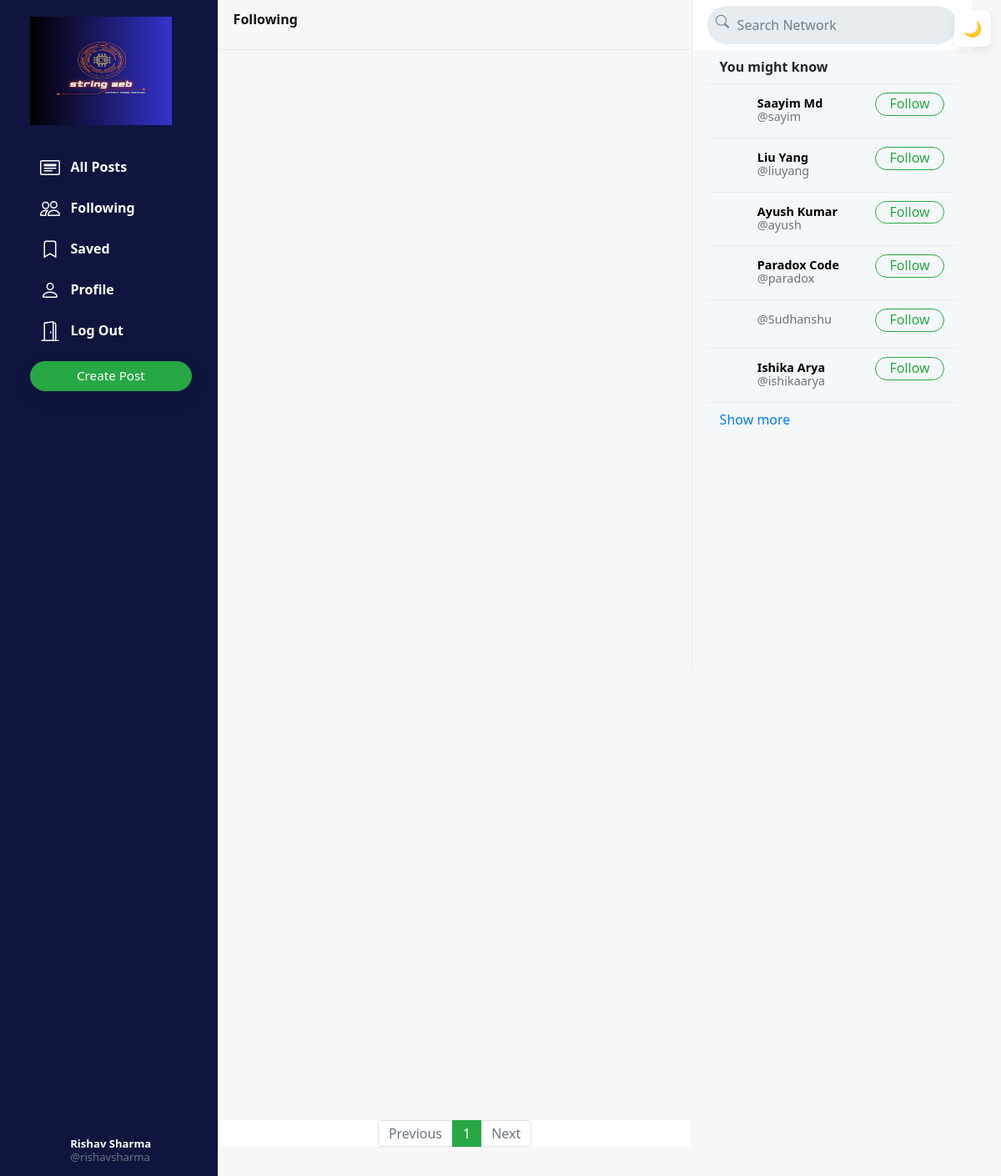
Screenshot of /n/following (signed in) with the database file from the repository.
### network/models.py (models this page shows, shortened)
class User(AbstractUser):
    profile_pic = models.ImageField(upload_to='profile_pic/')
    bio = models.TextField(max_length=160, blank=True, null=True)
    cover = models.ImageField(upload_to='covers/', blank=True)

### network/views.py (the view)
# urls.py: path("n/following", views.following, name='following'),
def following(request):
    if request.user.is_authenticated:
        following_user = Follower.objects.filter(followers=request.user).values('user')
        all_posts = Post.objects.filter(creater__in=following_user).order_by('-date_created')
        paginator = Paginator(all_posts, 10)
        page_number = request.GET.get('page')
        if page_number == None:
            page_number = 1
        posts = paginator.get_page(page_number)
        followings = Follower.objects.filter(followers=request.user).values_list('user', flat=True)
        suggestions = User.objects.exclude(pk__in=followings).exclude(username=request.user.username).order_by("?")[:6]
        return render(request, "network/index.html", {
            "posts": posts,
            "suggestions": suggestions,
            "page": "following"
        })
    else:
        return HttpResponseRedirect(reverse('login'))

### network/templates/network/index.html (shortened to what this page needs)
{% extends "network/layout.html" %}
{% load static %}
{% block body %}
    <div class="main-div">
        <div class="left-div">
            <nav class="head heading" style="background-color: var(--bg);">
                {% if page == 'all_posts' %}
                    All Posts
                {% elif page == 'following' %}
                    Following
                {% elif page == 'saved' %}
                    Saved
                {% elif page == 'profile' %}
                    Profile
                {% else %}
                    Explore
                {% endif %}
            </nav>
            <div class="left-div-content">
                <div class="posts-view">
                    <div class="main-div-content">
                        <nav aria-label="Page navigation example" class="pagination-bar">
                            <ul class="pagination justify-content-center">
                                {% if posts.has_previous %}
                                    <li class="page-item">
                                        <a class="page-link" href="?page={{ posts.previous_page_number | default:1}}" tabindex="-1" aria-disabled="true">Previous</a>
                                    </li>
                                {% else %}
                                    <li class="page-item disabled">
                                        <a class="page-link" href="" tabindex="-1" aria-disabled="true">Previous</a>
                                    </li>
                                {% endif %}
                                {% for each in posts.paginator.page_range %}
                                    {% if each == posts.number %}
                                        <li class="page-item active"><a class="page-link" href="?page={{each}}">{{each}}</a></li>
                                    {% else %}
                                        <li class="page-item"><a class="page-link" href="?page={{each}}">{{each}}</a></li>
                                    {% endif %}
                                {% endfor %}
                                {% if posts.has_next %}
                                    <li class="page-item">
                                        <a class="page-link" href="?page={{ posts.next_page_number }}">Next</a>
                                    </li>
                                {% else %}
                                    <li class="page-item disabled">
                                        <a class="page-link" href="">Next</a>
                                    </li>
                                {% endif %}
                            </ul>
                          </nav>
                    </div>
                </div>
            </div>
        </div>
    </div>
{% endblock %}

### network/templates/network/layout.html (shortened to what this page needs)
{% load static %}
<!DOCTYPE html>
<html lang="en">
    <head>
        <link rel="stylesheet" href="https://stackpath.bootstrapcdn.com/bootstrap/4.4.1/css/bootstrap.min.css">
        <link href="{% static 'network/styles.css' %}" rel="stylesheet">
    </head>
    <body>
        {% include "network/light-dark.html" %}
        <div class="body" data-page="{{page}}">
            <div class="sidenav" style="background-color: #0f153e;">
                <a href="{% url 'index' %}" class="navbar-brand">
                    <img src="{% static 'network/Images/logo2.jpg' %}" height="130px" width="170px">
                </a>
                <div style="height: 100%;">
                    <div>
                        <div>
                            <ul>
                                <li class="nav-item" id="all_posts">
                                <a href="{% url 'index' %}" class="nav-link" >
                                    <div>
                                        &nbsp;&nbsp;All Posts
                                    </div>
                                </a>
                                </li>
                                {% if user.is_authenticated %}
                                    <li class="nav-item" id="following">
                                        <a href="{% url 'following' %}" class="nav-link">
                                            <div>
                                                &nbsp;&nbsp;Following
                                            </div>
                                        </a>
                                    </li>
                                    <li class="nav-item" id="saved">
                                        <a href="{% url 'saved' %}" class="nav-link">
                                            <div>
                                                <svg width="1.5em" height="1.5em" viewBox="0 0 16 16" class="bi bi-bookmark" fill="currentColor" xmlns="http://www.w3.org/2000/svg">
                                                    <path fill-rule="evenodd" d="M8 12l5 3V3a2 2 0 0 0-2-2H5a2 2 0 0 0-2 2v12l5-3zm-4 1.234l4-2.4 4 2.4V3a1 1 0 0 0-1-1H5a1 1 0 0 0-1 1v10.234z"/>
                                                  </svg>
                                                &nbsp;&nbsp;Saved
                                            </div>
                                        </a>
                                    </li>
                                    <li class="nav-item" id="profile">
                                        <a href="{% url 'profile' user.username %}" class="nav-link">
                                            <div>
                                                &nbsp;&nbsp;Profile
                                            </div>
                                        </a>
                                    </li>
                                    <li class="nav-item" id="logout">
                                        <a href="{% url 'logout' %}" class="nav-link">
                                            <div>
                                                &nbsp;&nbsp;Log Out
                                            </div>
                                        </a>
                                    </li>
                                {% endif %}
                            </ul>
                        </div>
                        {% if user.is_authenticated %}
                            <button id="popup-btn" class="btn btn-success new-post-btn" onclick="createpost()">Create Post</button>
                        {% endif %}
                    </div>
                    <div style="position: absolute; bottom: 10px;">
                        {% if user.is_authenticated %}
                            <li class="nav-item sidenav-user">
                                <a href="{% url 'profile' user.username %}" class="nav-link">
                                    <div class="user_account">
                                        <div class="small-profilepic" style="float: left; background-image: url(/media/{{user.profile_pic}})"></div>
                                        <div style="height: 2.7vw; margin: auto;">
                                            <div style="margin-top: 4px;"><strong>{{user.first_name}} {{user.last_name}}</strong></div>
                                            <div class="grey" style="margin-top: 4px;">@{{ user.username }}</div>
                                        </div>
                                    </div>
                                </a>
                            </li>
                        {% endif %}
                    </div>
                </div>
            </div>
            {% block body %}
            {% endblock %}
            <div class="right-div">
                <nav class="head">
                    <form action="#">
                        <div class="search-div">
                            <div>
                            </div>
                            <input type="text" name="query" id="search-box" placeholder="Search Network">
                        </div>
                    </form>
                </nav>
                <div class='right-div-content'>
                    {% if user.is_authenticated %}
                        <div class="suggestion-box">
                            <div class="suggestion-header">
                                You might know
                            </div>
                            {% for suggestion in suggestions %}
                                <div class="suggestion-user">
                                    <div>
                                        <a href="{% url 'profile' suggestion.username %}">
                                            <div class="small-profilepic" style="background-image: url(/media/{{suggestion.profile_pic}})"></div>
                                        </a>
                                    </div>
                                    <div class="user-details">
                                        <a href="{% url 'profile' suggestion.username %}">
                                            <div id="user-name">
                                                <strong>
                                                    {{suggestion.first_name}} {{suggestion.last_name}}
                                                </strong>
                                            </div>
                                            <div class="grey">@{{suggestion.username}}</div>
                                        </a>
                                    </div>
                                    <div>
                                        <button class="btn btn-outline-success" type="button" onclick="follow_user(this,'{{suggestion.username}}','suggestion')">Follow</button>
                                    </div>
                                </div>
                            {% empty %}
                                    <div style="text-align: center; border-bottom: .5px solid #e6ecf0; padding: 10px 15px;">
                                        <span class="grey" style="font-size: .9em;">No suggestions available.</span>
                                    </div>
                            {% endfor %}
                            <div class="suggestion-footer">
                                <a href="#">Show more</a>
                            </div>
                        </div>
                    {% endif %}
                </div>
            </div>
        </div>
    </body>
</html>

### network/static/network/styles.css (style rules this page uses)
.body { display: flex; min-height: 100%; font-family: system-ui, sans-serif; background-color: var(--bg); }
:root { --bg: #f7f7f7; --text: #111111; --card-bg: #ffffff; --muted: #6c757d; --link: #007bff; --popup-bg: #ffffff; }
.card, .card-body, nav, .popup .small-popup, .popup .large-popup, .jumbotron { background-color: var(--card-bg); color: var(--text); }
a, .nav-link { color: var(--link); }
.text-muted, .grey { color: var(--muted) !important; }
.btn { border-radius: 20px; padding: 0.32rem 1rem 0.375rem 1rem; }
.btn, .btn:focus, .btn:active { box-shadow: none !important; -webkit-box-shadow: none !important; }
.grey { color: #657786; }
svg { vertical-align: text-top; }
.sidenav { height: 100%; width: 21.8%; position: fixed; top: 0; left: 0; padding: 15px; list-style: none; border-right: .5px solid #e6ecf0; z-index: 100; padding-left: 3%; background-color: var(--bg); }
.sidenav ul { list-style: none; padding-left: 0px; margin-top: 3vh; }
.sidenav li { margin-top: 7px; }
.sidenav .nav-link { color: var(--text); line-height: .7em; font-weight: 700; padding: 0px; }
.sidenav .nav-link > div { padding: 10px 20px 8px 12px; border-radius: 25px; line-height: 0.9em; width: max-content; color: white }
.new-post-btn { padding-left: 55px !important; padding-right: 55px !important; font-size: .95em; font-weight: 530; box-shadow: rgba(0, 0, 0, 0.08) 0px 8px 24px !important; }
.user_account { display: flex; font-size: .82rem; font-weight: normal; padding-top: 3px !important; padding-bottom: 3px !important; padding-left: 3px !important; }
.user_account .small-profilepic { transform: scale(.82); margin-left: auto; margin-top: auto; }
.active a { color: #28a745 !important; }
.main-div { position: relative; width: 47.25%; min-height: 100vh; left: 21.8%; color: var(--text); }
.left-div { background-color: var(--bg); position: relative; }
.head { height: 7.5vh; }
.heading { position: fixed; width: 47.255%; top: 0px; padding: 18px; border-bottom: .5px solid #e6ecf0; line-height: .7em; font-weight: 800; background-color: #fff; z-index: 1000; }
.left-div-content { margin-top: 7.5vh; }
.small-profilepic { width: 3.1vw; height: 3.1vw; border-radius: 9999px; overflow: hidden; margin-right: 8px; background-size: cover; background-repeat: no-repeat; background-position: center; box-sizing: content-box; }
.pagination-bar { margin-top: 35px; margin-bottom: 35px; }
.pagination-bar .page-link { line-height: .9em; }
.page-item.active .page-link { color: white !important; background-color: #28a745; border-color: #28a745; }
.page-link { color: #28a745; }
.right-div { width: 28%; height: 100vh; position: fixed; right: 2.95%; border-left: .5px solid #e6ecf0; background-color: var(--bg); }
.right-div .head { padding: .9vh 1.5vw; }
.right-div .search-div { margin-left: auto; margin-right: auto; display: flex; border-radius: 25px; background-color: #e6ecf0; padding-left: 10px; padding-right: 10px; vertical-align: middle; }
#search-box { height: 5.7vh; border: none; background: none; outline: none; width: 100%; margin-left: 8px; }
#search-box::placeholder { color: #6d7e8c; }
.right-div-content { height: 92.5vh; overflow: auto; padding-left: 1.5vw; padding-right: 1.5vw; }
.suggestion-box, .guest-box { border-radius: 15px; overflow: hidden; background-color: #f5f8fa; }
.suggestion-header { padding: 13px 15px; line-height: .9em; font-weight: 800; border-bottom: .5px solid #e6ecf0; }
.suggestion-user { display: flex; padding: 10px 15px; font-size: .9em; border-bottom: .5px solid #e6ecf0; }
.suggestion-user a { color: black; text-decoration: none; }
.user-details { flex: 1; line-height: 1.1em; padding: 5px 0px 7px 0px; }
.suggestion-user .btn { padding: 0em 1em .09em 1em; }
.suggestion-footer { padding: 13px 15px; line-height: .9em; }
.suggestion-footer a { text-decoration: none; }

### rows the page displays
User: first_name "Rishav", last_name "Sharma", username "rishavsharma"
User: first_name "Saayim", last_name "Md", username "sayim"
User: first_name "Liu", last_name "Yang", username "liuyang"
User: first_name "Ayush", last_name "Kumar", username "ayush"
User: first_name "Paradox", last_name "Code", username "paradox"
User: username "Sudhanshu"
User: first_name "Ishika", last_name "Arya", username "ishikaarya"

### other values shown
{{ each }} "1"
